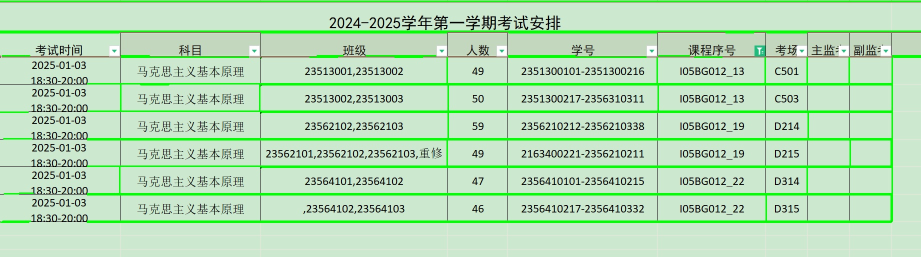
#> input picture pythonProject2/test3_r.jpg, 1841 x 513 px (shown at 1/2 size)
$ python -i table_recognition.py   (imports and definitions only)
#> lines starting #> are read from the running program, lines starting #| are printed output that depends on the picture; after the words box and inside, x2 and y2 are one past the last pixel; in counts of white or black regions, pixels touching at a corner belong together
#> further down, picture is the input picture: shape (513, 1841, 3); mean B, G, R 181.9, 222.1, 180.3
"""表格结构识别与 Excel 导出模块，连接检测结果与最终表格数据。"""

from dataclasses import dataclass
from typing import Any, Dict, List, Optional, Tuple

import cv2
import numpy as np
import os
import time

from algorithms.table_detect import image2tables, get_table_structure


@dataclass
class TableCell:
    row: int
    col: int
    bbox: List[int]
    text: str = ""
    rowspan: int = 1
    colspan: int = 1


@dataclass
class TableResult:
    rows: int
    cols: int
    cells: List[TableCell]
    grid: List[List[str]]
    header: List[str]
    first_row: List[str]

    # [77 lines left out: functions to_meta, parse_table_structure, _is_blank_image, _compute_y_projection, not called in this run]


def _find_text_lines_by_projection(projection: np.ndarray, img_height: int,
                                   length_tolerance: float = 0.1) -> List[Tuple[int, int]]:
    """
    根据 Y 轴投影判断文本行数

    算法逻辑：
    1. 找到投影的非零区域（内容区域）
    2. 合并距离小于 5 像素的相邻区域
    3. 如果投影集中于一个区域，且该区域占满图片高度的 50% 以上 → 1 行文本
    4. 如果投影集中于 n 个区域，每个区域长度相近（±10%）且长度 > 图像高度/(2n) → n 行文本
    5. 从投影的中间点断开（确保分割点在空白处，不切割文字像素）
    6. 无效投影区域判断：投影区域总数 > 10 或 投影区域长度 > 原始单元格高度的 1/10

    返回：[(start_row, end_row), ...] 文本行区间列表
    """
    h = len(projection)
    if h == 0:
        return []

    # 使用原始单元格图像的高度（而不是粗剪后的高度）
    original_h = img_height

    # ========== 步骤 1：找到所有投影值大于 0 的连续区域 ==========
    content_regions = []
    in_content = False
    start_idx = 0

    for i in range(h):
        if projection[i] > 0 and not in_content:
            in_content = True
            start_idx = i
        elif projection[i] == 0 and in_content:
            in_content = False
            content_regions.append((start_idx, i))

    # 处理到达底部时仍在内容区域的情况
    if in_content:
        content_regions.append((start_idx, h))

    if not content_regions:
        return []

    # ========== 步骤 2：合并距离小于等于3像素的相邻区域 ==========
    MERGE_DISTANCE = 3  # 合并阈值：相邻区域间距小于等于3像素则合并
    merged_regions = [content_regions[0]]  # 初始化，放入第一个区域

    for i in range(1, len(content_regions)):
        prev_start, prev_end = merged_regions[-1]  # 上一个区域（可能是已合并的）
        curr_start, curr_end = content_regions[i]   # 当前区域

        # 计算相邻区域之间的距离
        distance = curr_start - prev_end

        if distance <= MERGE_DISTANCE:
            # 距离小于等于3像素，合并区域
            merged_regions[-1] = (prev_start, curr_end)
        else:
            # 距离大于3像素，保留为独立区域
            merged_regions.append((curr_start, curr_end))

    content_regions = merged_regions

    # ========== 步骤 3：无效投影区域判断 ==========
    # 条件1：投影区域总数 > 10
    if len(content_regions) > 10:
        # 投影区域太多，可能是噪声，返回空列表
        return []

    # 条件2：投影区域长度 > 原始单元格高度的 1/10
    min_region_length = original_h / 10
    valid_content_regions = []
    for start, end in content_regions:
        region_length = end - start
        if region_length > min_region_length:
            valid_content_regions.append((start, end))

    if not valid_content_regions:
        return []

    content_regions = valid_content_regions

    # ========== 步骤 4：计算每个内容区域的长度 ==========
    region_lengths = [end - start for start, end in content_regions]

    # 情况 1：只有一个内容区域，直接返回作为 1 行文本
    if len(content_regions) == 1:
        return content_regions

    # 情况 2：多个内容区域，判断是否满足 n 行文本的条件（使用原始高度）
    n = len(content_regions)
    min_length = original_h / (10 * n)  # 最小长度要求：原始图像高度/(2n)

    # 检查所有区域长度是否都大于最小长度
    valid_regions = []

    for length in region_lengths:
        # 检查长度是否大于最小长度
        if length < min_length:
            # 太短了，不认为是独立的文本行
            continue
        valid_regions.append(True)

    if len(valid_regions) == n:
        # 满足 n 行文本的条件，从投影的中间点断开
        return _split_at_midpoints(projection, content_regions)
    else:
        # 不满足条件，直接返回原始内容区域
        return content_regions


# [180 lines left out: functions _compute_x_projection, _find_content_regions_by_projection, _crop_to_square_with_margin, _split_at_midpoints, not called in this run]


def _crop_blank_edges_v2(img: np.ndarray, threshold: int = None, margin: int = 5) -> Tuple[List[np.ndarray], List[np.ndarray]]:
    """
    基于 Y 轴投影的裁剪逻辑：
    1. 先二值化
    2. 用"剪刀"剪掉四边明显的空白边缘（粗剪）
    3. 计算 Y 轴投影
    4. 根据投影判断文本行数，从中间点断开（精剪）
    5. 再次粗剪到文字边界
    6. X 轴投影分析：如果只有一个区域（单字符），裁剪成正方形；多个区域（多字符）则保留

    返回：(裁剪后的原图列表, 对应的二值图列表)
    """
#> called with margin = 5
    if img is None or img.size == 0:
        return [img], [img]

    # 转换为灰度图
    gray = cv2.cvtColor(img, cv2.COLOR_BGR2GRAY) if len(img.shape) == 3 else img.copy()
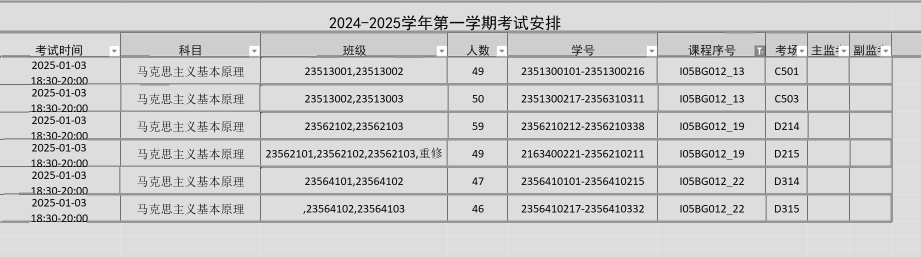
#> gray: shape (513, 1841) (shown at 1/2 size); min 0, max 255, mean 205.1
    h, w = gray.shape
#> h = 513; w = 1841

    # ========== 步骤0：二值化（自适应阈值）==========
    if threshold is None:
        # 自适应阈值 - 更适合光照不均的文档
        binary = cv2.adaptiveThreshold(
            gray, 255,
            cv2.ADAPTIVE_THRESH_GAUSSIAN_C,  # 高斯加权平均
            cv2.THRESH_BINARY_INV,  # 反转：文字/线条为白色(255)，背景为黑色(0)
            blockSize=15,  # 邻域大小（奇数）
            C=10  # 常数，从均值中减去
        )
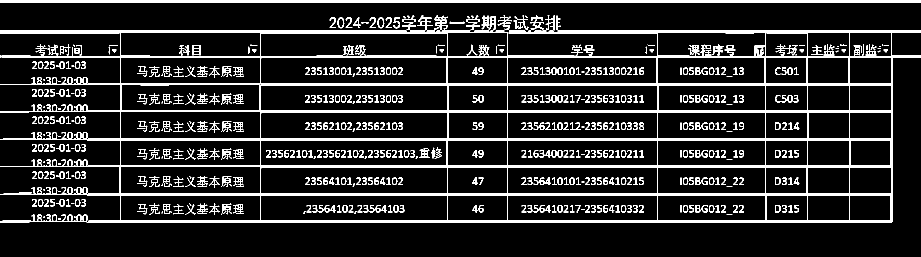
#> binary: shape (513, 1841) (shown at 1/2 size); 12.9% white; 655 white regions (132 under 20 px), largest, box (x1, y1, x2, y2) and area: (0, 61, 1841, 446) 74546, (0, 0, 1841, 5) 7370, (868, 31, 896, 60) 353
    else:
        # 指定阈值
        _, binary = cv2.threshold(gray, threshold, 255, cv2.THRESH_BINARY_INV)

    # ========== 步骤0.5：去除细小噪点（基于连通域面积）==========
    # 使用连通域分析，只保留面积大于阈值的连通域
    # 这样可以去除细小的孤立噪点，同时保留文字笔画
    num_labels, labels, stats, centroids = cv2.connectedComponentsWithStats(binary, connectivity=8)
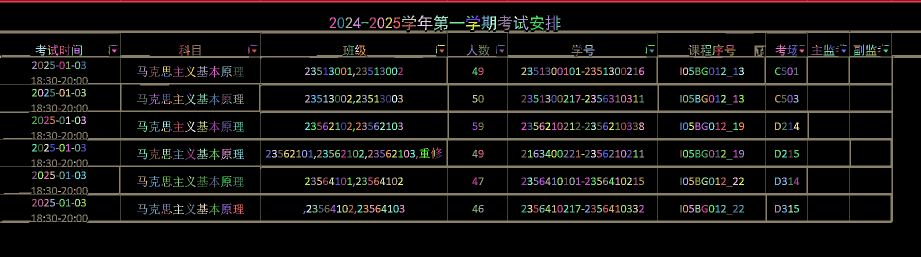
#> labels: shape (513, 1841) int32 (shown at 1/2 size); 656 distinct labels, from 0 to 655; one colour per label, 0 black
#> num_labels = 656; stats = 656 rows, first 6: [0, 0, 1841, 513, 822179], [0, 0, 1841, 5, 7370], [815, 31, 5, 6, 17], [804, 31, 28, 13, 98], [835, 31, 30, 29, 248], [868, 31, 28, 29, 353]; centroids = 656 pairs, first value 0.5 to 1772.7, second value 2.5 to 437.5

    # 创建新的二值图
    h, w = binary.shape
    binary_clean = np.zeros((h, w), dtype=np.uint8)

    # 面积阈值：小于 10 像素的连通域认为是噪点
    min_area = 10

    for i in range(1, num_labels):  # 跳过背景（标签0）
        area = stats[i, cv2.CC_STAT_AREA]
        if area >= min_area:
            # 保留这个连通域
            binary_clean[labels == i] = 255
#> this loop made 655 passes
#> area on passes 1, 3, 4: 7370, 98, 248

    binary = binary_clean

    # 归一化到 0-1 范围
    binary = binary // 255

    # ========== 步骤1：四边粗剪（基于二值图，剪掉明显的空白边缘）==========

    # 1.1 左右裁剪：在二值图上找到第一个和最后一个有内容的列
    first_content_col = 0
    for i in range(w):
        if np.sum(binary[:, i]) > 0:  # 该列有内容（投影>0）
            first_content_col = i
            break

    last_content_col = w
#> last_content_col = 1841
    for i in range(w - 1, -1, -1):
        if np.sum(binary[:, i]) > 0:
            last_content_col = i + 1
            break

    # 确保找到的内容区域有效（有实际内容）
    if first_content_col >= last_content_col:
        return [img]

    # 剪掉左右空白，保留边距（在原图上裁剪）
    left_with_margin = max(0, first_content_col - margin)
#> left_with_margin = 0
    right_with_margin = min(w, last_content_col + margin)
#> right_with_margin = 1841
    img_lr_cropped = img[:, left_with_margin:right_with_margin]
    binary_lr_cropped = binary[:, left_with_margin:right_with_margin]

    # 1.2 上下裁剪：在二值图上找到第一个和最后一个有内容的行
    cropped_h, cropped_w = binary_lr_cropped.shape
#> cropped_h = 513; cropped_w = 1841

    first_content_row = 0
    for i in range(cropped_h):
        if np.sum(binary_lr_cropped[i, :]) > 0:
            first_content_row = i
            break

    last_content_row = cropped_h
#> last_content_row = 513
    for i in range(cropped_h - 1, -1, -1):
        if np.sum(binary_lr_cropped[i, :]) > 0:
            last_content_row = i + 1
            break

    # 确保找到的内容区域有效（有实际内容）
    if first_content_row >= last_content_row:
        return [img]

    # 剪掉上下空白，保留边距（在原图上裁剪）
    top_with_margin = max(0, first_content_row - margin)
#> top_with_margin = 0
    bottom_with_margin = min(cropped_h, last_content_row + margin)
#> bottom_with_margin = 451

    # 粗剪后的图像（带边距）
    img_cropped = img_lr_cropped[top_with_margin:bottom_with_margin, :]
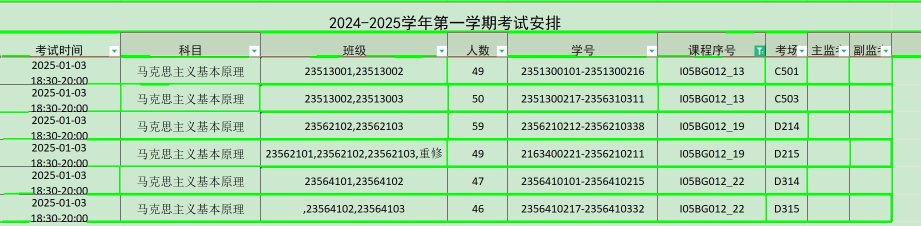
#> img_cropped: shape (451, 1841, 3) (shown at 1/2 size); mean B, G, R 178.4, 220.8, 176.8
    binary_cropped = binary_lr_cropped[top_with_margin:bottom_with_margin, :]
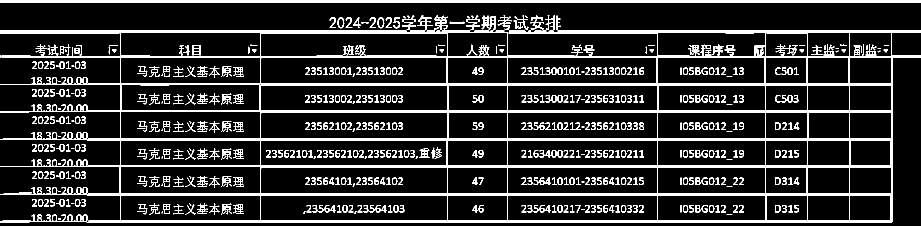
#> binary_cropped: shape (451, 1841) (shown at 1/2 size); values 0 (black) and 1 (white), 14.7% white; 616 white regions (93 under 20 px), largest, box (x1, y1, x2, y2) and area: (0, 61, 1841, 446) 74546, (0, 0, 1841, 5) 7370, (868, 31, 896, 60) 353
    cropped_h_final, cropped_w_final = binary_cropped.shape
#> cropped_h_final = 451; cropped_w_final = 1841

    # 记录粗剪的偏移量（用于后续映射回原图）
    offset_x = left_with_margin
#> offset_x = 0
    offset_y = top_with_margin
#> offset_y = 0

    # ========== 步骤2：计算Y轴投影（基于二值图）==========
    projection = np.sum(binary_cropped, axis=1)
#> projection = 451 values, max 1841 at index 1, min 0 at index 5, mean 270.5

    # ========== 步骤 3：根据投影判断文本行数 ==========
    # 传入原始单元格图像的高度（而不是粗剪后的高度）
    text_lines = _find_text_lines_by_projection(projection, h)
#> in _find_text_lines_by_projection, `h = len(projection)`: h = 451
#> after the loop in _find_text_lines_by_projection, `for i in range(h):`: content_regions = [(0, 5), (31, 60), (61, 446)]; in_content = False; start_idx = 61
#> in _find_text_lines_by_projection, `merged_regions = [content_regions[0]]`: merged_regions = [(0, 5)]
#> the loop in _find_text_lines_by_projection, `for i in range(1, len(content_regions)):` made 2 passes
#> (prev_start, prev_end, curr_start, curr_end, distance) on passes 1 to 2: (0, 5, 31, 60, 26), (31, 60, 61, 446, 1)
#> after the loop in _find_text_lines_by_projection, `for i in range(1, len(content_regions)):`: merged_regions = [(0, 5), (31, 446)]
#> the loop in _find_text_lines_by_projection, `for start, end in content_regions:` made 2 passes
#> (start, end, region_length) on passes 1 to 2: (0, 5, 5), (31, 446, 415)
#> after the loop in _find_text_lines_by_projection, `for start, end in content_regions:`: valid_content_regions = [(31, 446)]
#> in _find_text_lines_by_projection, `region_lengths = [end - start for start, end in content_regions]`: region_lengths = [415]
#> text_lines = [(31, 446)]

    if not text_lines:
        # 没有检测到有效文本，进行四边裁剪（保留 10 像素边距），并尽量做成正方形
        result_crops, binary_crops = _crop_to_square_with_margin(img, binary, margin=5)
        return result_crops, binary_crops

    # ========== 步骤 4：基于投影结果精剪，映射回原图坐标（加上边距）==========
    result_crops = []
    binary_crops = []
    for idx, (start_row, end_row) in enumerate(text_lines):
        # text_lines 是基于 binary_cropped 的坐标
        # 映射回原图坐标
        base_top = offset_y + start_row
        base_bottom = offset_y + end_row

        # 计算边距，确保不进入其他投影区域
        # 上边距：不能超过上一个投影区域的底部
        if idx > 0:
            prev_bottom = offset_y + text_lines[idx - 1][1]
            max_top_margin = base_top - prev_bottom
        else:
            max_top_margin = base_top  # 第一个区域，最多到图像顶部
        top_margin = min(margin, max_top_margin // 2)  # 留一半空间作为边距

        # 下边距：不能超过下一个投影区域的顶部
        if idx < len(text_lines) - 1:
            next_top = offset_y + text_lines[idx + 1][0]
            max_bottom_margin = next_top - base_bottom
        else:
            max_bottom_margin = h - base_bottom  # 最后一个区域，最多到图像底部
        bottom_margin = min(margin, max_bottom_margin // 2)  # 留一半空间作为边距

        precise_top = max(0, base_top - top_margin)
        precise_bottom = min(h, base_bottom + bottom_margin)
        precise_left = max(0, offset_x - margin)
        precise_right = min(w, offset_x + cropped_w_final + margin)

        # ========== 步骤 5：再次粗剪 - 在二值图上精确裁剪到文字边界（已包含边距）==========
        # 从精剪后的区域中，在二值图上精确找到文字边界
        precise_region = img[precise_top:precise_bottom, precise_left:precise_right]
        precise_binary = binary[precise_top:precise_bottom, precise_left:precise_right]
        precise_h, precise_w = precise_binary.shape

        # 在二值图上找到文字的实际边界（投影>0 的地方）
        # 上下边界
        text_top = 0
        for i in range(precise_h):
            if np.sum(precise_binary[i, :]) > 0:
                text_top = i
                break

        text_bottom = precise_h
        for i in range(precise_h - 1, -1, -1):
            if np.sum(precise_binary[i, :]) > 0:
                text_bottom = i + 1
                break

        # 左右边界
        text_left = 0
        for i in range(precise_w):
            if np.sum(precise_binary[:, i]) > 0:
                text_left = i
                break

        text_right = precise_w
        for i in range(precise_w - 1, -1, -1):
            if np.sum(precise_binary[:, i]) > 0:
                text_right = i + 1
                break

        # 确保不剪掉任何文字像素（扩展边界到包含所有文字）
        # 再加上边距（双重边距保护）
        final_top = max(0, text_top - margin)
        final_bottom = min(precise_h, text_bottom + margin)
        final_left = max(0, text_left - margin)
        final_right = min(precise_w, text_right + margin)

        # 裁剪最终区域
        final_crop = precise_region[final_top:final_bottom, final_left:final_right]

        # 直接保留裁剪后的区域（去掉第6步X轴投影分析）
        result_crops.append(final_crop)

        # 同时保存对应的二值图
        final_binary = precise_binary[final_top:final_bottom, final_left:final_right]
        binary_crops.append(final_binary)
#> this loop made 1 pass
#> (start_row, end_row, base_top, base_bottom, max_top_margin, top_margin, max_bottom_margin, bottom_margin) on pass 1: (31, 446, 31, 446, 31, 5, 67, 5)
#> pass 1, in _crop_blank_edges_v2, `precise_region = img[precise_top:precise_bottom, precise_left:precise_..`:
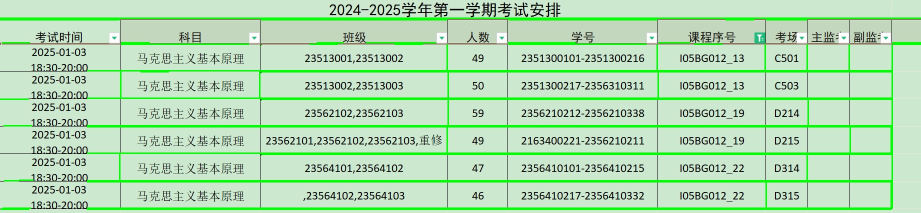
#> precise_region: shape (425, 1841, 3) (shown at 1/2 size); mean B, G, R 178.3, 220.3, 176.6
#> pass 1, in _crop_blank_edges_v2, `precise_binary = binary[precise_top:precise_bottom, precise_left:preci..`:
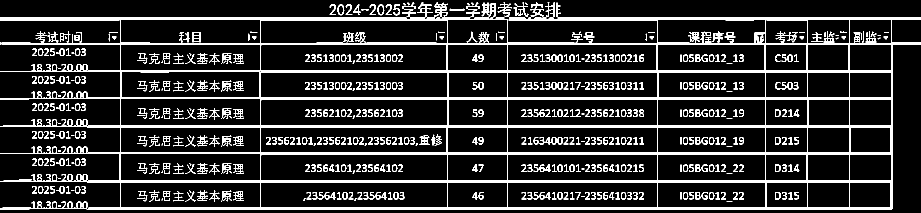
#> precise_binary: shape (425, 1841) (shown at 1/2 size); values 0 (black) and 1 (white), 14.6% white; 615 white regions (93 under 20 px), largest, box (x1, y1, x2, y2) and area: (0, 35, 1841, 420) 74546, (868, 5, 896, 34) 353, (995, 5, 1024, 34) 279
#> after the loop, binary_crops = 1 item; result_crops = 1 item

    return result_crops, binary_crops


# [391 lines left out: functions _crop_merged_cell, _resize_min_height, build_table_grid, save_tables_to_single_workbook, not called in this run]

>>> import cv2
>>> picture = cv2.imread('../pythonProject2/test3_r.jpg')
>>> result = _crop_blank_edges_v2(picture)
